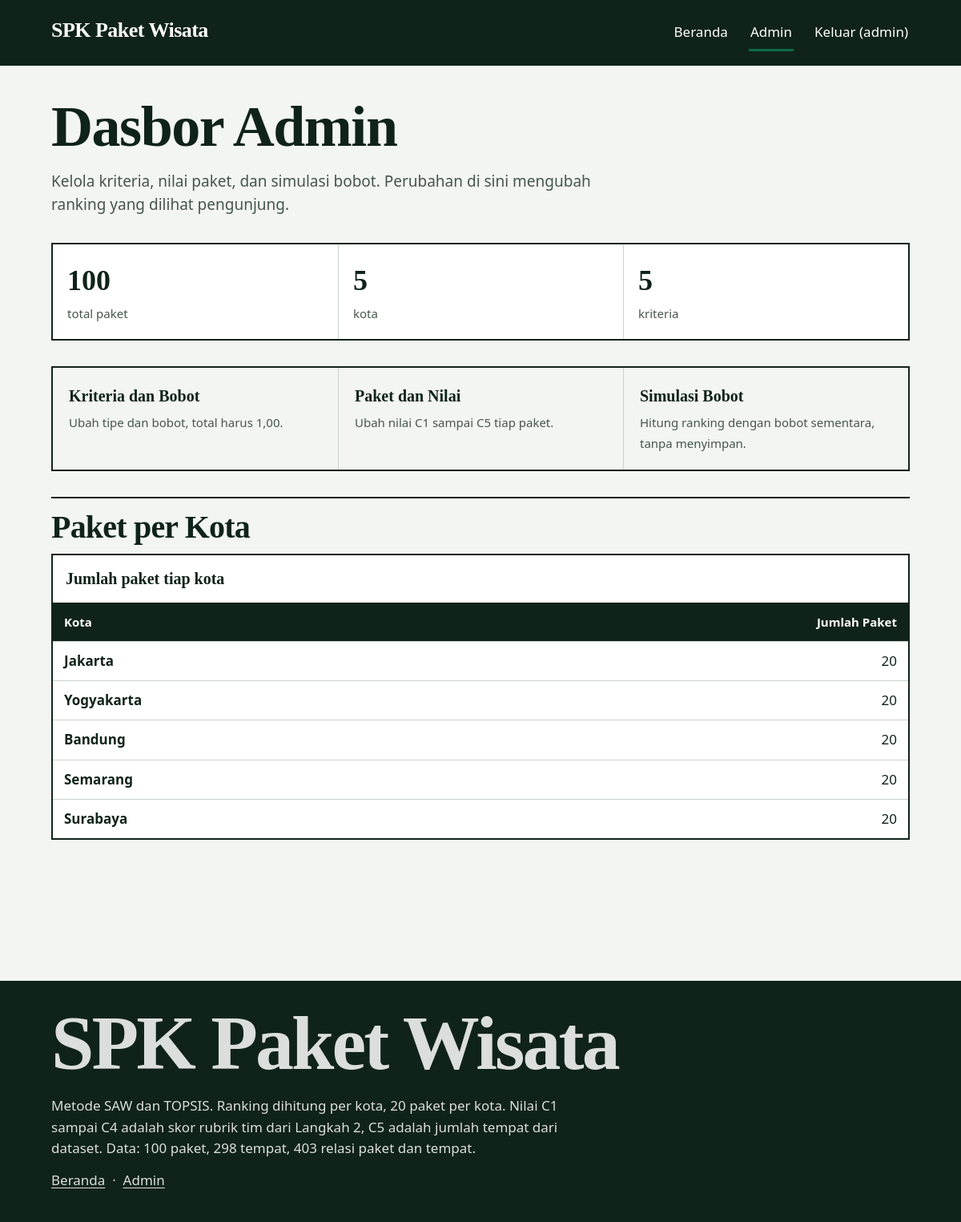
Page /admin (signed in) on the committed database.
### tables this page shows
CREATE TABLE kota (
    id INTEGER PRIMARY KEY AUTOINCREMENT,
    nama TEXT NOT NULL UNIQUE
);

### app.py (the view)
@app.route("/admin")
@login_required
def admin_dashboard():
    kota = database.get_kota_list()
    total_paket = sum(k["jumlah"] for k in kota)
    return render_template("admin_dashboard.html", kota=kota, total_paket=total_paket, kriteria=database.get_kriteria())

### app.py (called while the page is built)
def login_required(view):
    @wraps(view)
    def wrapper(*args, **kwargs):
        if not session.get("admin"):
            return redirect(url_for("admin_login"))
        return view(*args, **kwargs)
    return wrapper

### database.py (called while the page is built)
def get_connection():
    conn = sqlite3.connect(DB_PATH)
    conn.row_factory = sqlite3.Row
    conn.execute("PRAGMA foreign_keys = ON")
    return conn

def get_kriteria():
    conn = get_connection()
    try:
        rows = conn.execute("SELECT * FROM kriteria ORDER BY kode").fetchall()
        return [dict(r) for r in rows]
    finally:
        conn.close()

def get_kota_list():
    conn = get_connection()
    try:
        rows = conn.execute(
            "SELECT k.nama, COUNT(p.id) AS jumlah FROM kota k "
            "LEFT JOIN paket p ON p.kota_id = k.id GROUP BY k.id ORDER BY k.id"
        ).fetchall()
        return [dict(r) for r in rows]
    finally:
        conn.close()

### templates/admin_dashboard.html (shortened to what this page needs)
{% extends "base.html" %}
{% block content %}
<div class="page-head">
  <h1>Dasbor Admin</h1>
  <p class="lede">Kelola kriteria, nilai paket, dan simulasi bobot. Perubahan di sini mengubah ranking yang dilihat pengunjung.</p>
</div>
<div class="kv" aria-label="Ringkasan data admin">
  <div><span class="num">{{ total_paket }}</span><span class="lbl">total paket</span></div>
  <div><span class="num">{{ kota|length }}</span><span class="lbl">kota</span></div>
  <div><span class="num">{{ kriteria|length }}</span><span class="lbl">kriteria</span></div>
</div>
<nav class="admin-actions" aria-label="Tugas admin">
  <a href="{{ url_for('admin_kriteria') }}"><strong>Kriteria dan Bobot</strong><span>Ubah tipe dan bobot, total harus 1,00.</span></a>
  <a href="{{ url_for('admin_paket') }}"><strong>Paket dan Nilai</strong><span>Ubah nilai C1 sampai C5 tiap paket.</span></a>
  <a href="{{ url_for('admin_simulasi') }}"><strong>Simulasi Bobot</strong><span>Hitung ranking dengan bobot sementara, tanpa menyimpan.</span></a>
</nav>
<section aria-labelledby="paket-per-kota">
  <h2 id="paket-per-kota">Paket per Kota</h2>
  <div class="table-wrapper" tabindex="0" role="region" aria-labelledby="admin-kota-caption">
  <table>
    <caption id="admin-kota-caption">Jumlah paket tiap kota</caption>
    <thead><tr><th scope="col">Kota</th><th scope="col" class="num">Jumlah Paket</th></tr></thead>
    <tbody>
    {% for k in kota %}<tr><th scope="row">{{ k.nama }}</th><td class="num" data-value="{{ k.jumlah }}">{{ k.jumlah }}</td></tr>{% endfor %}
    </tbody>
  </table>
  </div>
</section>
{% endblock %}

### static/style.css (style rules this page uses)
:root { --ground: #f2f5f2; --surface: #ffffff; --field: #e4ece6; --ink: #10231b; --muted: #46564d; --accent: #0c6b43; --accent-ink: #ffffff; --accent-deep: #084d30; --line: #c9d4cc; --winner: #fdf0c2; --danger: #8f1d1d; --danger-field: #fbe9e7; --ok-field: #e2f0e6; --display: Georgia, "Times New Roman", serif; --text: system-ui, -apple-system, "Segoe UI", Roboto, Arial, sans-serif; --measure: 1120px; --gap: 24px; }
* { box-sizing: border-box; }
html { overflow-x: clip; scroll-behavior: smooth; }
body { overflow-x: clip; }
body { margin: 0; background: var(--ground); color: var(--ink); font-family: var(--text); font-size: 17px; line-height: 1.55; }
h1, h2, h3, h4 { font-family: var(--display); font-weight: 700; letter-spacing: -0.02em; line-height: 1.02; overflow-wrap: break-word; min-width: 0; }
h1 { font-size: clamp(40px, 6vw, 72px); margin: 0 0 16px; }
h2 { font-size: clamp(28px, 3.4vw, 40px); margin: 0 0 12px; }
p { margin: 0 0 14px; max-width: 68ch; }
a { color: var(--accent); text-underline-offset: 3px; }
.page-head { margin-bottom: 32px; }
.page-head .lede { font-size: 19px; color: var(--muted); max-width: 62ch; }
section { margin-bottom: 56px; }
section > h2 { border-top: 2px solid var(--ink); padding-top: 16px; }
.table-wrapper { overflow: auto; max-width: 100%; container-type: inline-size; border: 2px solid var(--ink); background: var(--surface); margin-bottom: 24px; }
table { width: 100%; min-width: 640px; border-collapse: separate; border-spacing: 0; background: var(--surface); }
caption { text-align: left; font-family: var(--display); font-size: 20px; font-weight: 700; padding: 14px 16px; border-bottom: 2px solid var(--ink); background: var(--surface); }
th, td { padding: 11px 14px; text-align: left; vertical-align: top; border-bottom: 1px solid var(--line); font-variant-numeric: tabular-nums; }
thead th { position: sticky; top: 0; z-index: 1; background: var(--ink); color: var(--surface); font-size: 15px; }
tbody tr:last-child th, tbody tr:last-child td { border-bottom: 0; }
th[scope="row"] { font-weight: 700; }
.num { text-align: right; font-variant-numeric: tabular-nums; }
th[scope="row"] { white-space: nowrap; }
.admin-actions { display: grid; grid-template-columns: repeat(3, minmax(0, 1fr)); gap: 0; border: 2px solid var(--ink); margin-bottom: 32px; }
.admin-actions a { display: block; padding: 20px; text-decoration: none; color: var(--ink); border-left: 1px solid var(--line); }
.admin-actions a:first-child { border-left: 0; }
.admin-actions strong { display: block; font-family: var(--display); font-size: 20px; margin-bottom: 4px; }
.admin-actions span { color: var(--muted); font-size: 15px; }
.kv { display: grid; grid-template-columns: repeat(3, minmax(0, 1fr)); gap: 0; border: 2px solid var(--ink); background: var(--surface); margin-bottom: 32px; }
.kv div { padding: 18px; border-left: 1px solid var(--line); }
.kv div:first-child { border-left: 0; }
.kv .num { display: block; font-family: var(--display); font-size: 36px; font-weight: 700; text-align: left; }
.kv .lbl { color: var(--muted); font-size: 15px; }
@media (prefers-reduced-motion: no-preference) { main > * { animation: rise 320ms ease-out both; } }
@media (prefers-reduced-motion: no-preference) { main > *:nth-child(2) { animation-delay: 60ms; } }
@media (prefers-reduced-motion: no-preference) { main > *:nth-child(3) { animation-delay: 120ms; } }

### rows in the picture
kota: nama "Jakarta", jumlah "20"
kota: nama "Yogyakarta", jumlah "20"
kota: nama "Bandung", jumlah "20"
kota: nama "Semarang", jumlah "20"
kota: nama "Surabaya", jumlah "20"

### other values in the picture
{{ session.get('admin') }} "admin"
{{ total_paket }} "100"
{{ kota|length }} "5"
{{ kriteria|length }} "5"
